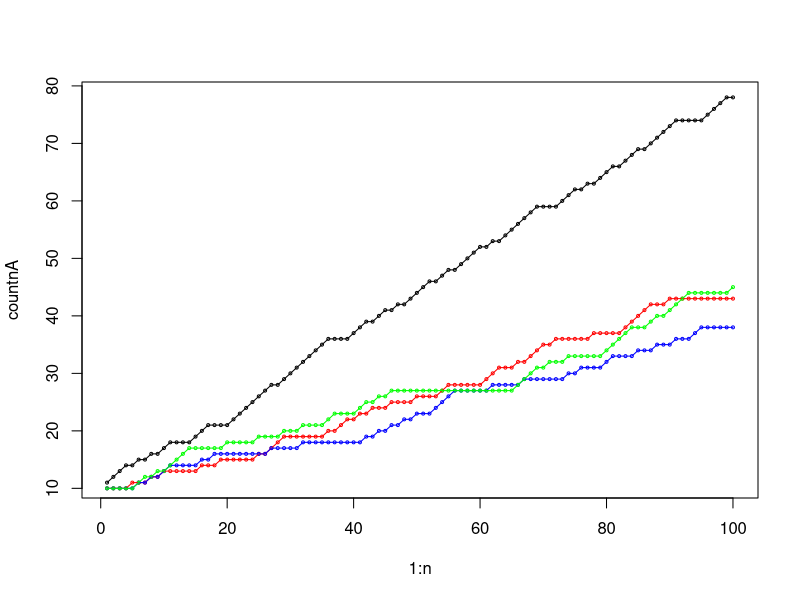

This chart was generated by the following R code:
#Instead of a binary clinical trial we are now looking at multi-arm trials
nA <- 10
nB <- 10
nC <- 10
nD <- 10

#Count
countnA <- c()
countnB <- c()
countnC <- c()
countnD <- c()


#We need probabilities for the treatments being successful depending on what group they're from
success_A <- 0.9
success_B <- 0.4
success_C <- 0.5
success_D <- 0.7

#So from the urn we pull a ball:
n <- 100
beta <- 0
alpha <- 1
characters <- c(rep('A', nA), rep('B', nB))
random_characters <- sample(characters)
random_ball <- sample(random_characters, size = 1)
#Or this does the same thing
ball <- sample(c("A", "B", "C", "D"), 1, prob = c(nA, nB, nC, nD))
for (i in 1:n) {
  ball <- sample(c("A", "B", "C", "D"), 1, prob = c(nA, nB, nC, nD))
  if(ball == 'A'){
    treat <- sample(c(0,1), 1, prob = c(success_A, 1-success_A))
    if(treat == 0){
      nA <- nA + alpha
      nB <- nB + beta
      nC <- nC + beta
      nD <- nD + beta
    }else{
      nA <- nA + beta
      nB <- nB + alpha
      nC <- nC + alpha
      nD <- nD + alpha
    }               
  }else{
    if(ball == 'B'){
      treat <- sample(c(0,1), 1, prob = c(success_B, 1-success_B))
      if(treat == 0){
        nA <- nA + beta
        nB <- nB + alpha
        nC <- nC + beta
        nD <- nD + beta
      }else{
        nA <- nA + alpha
        nB <- nB + beta
        nC <- nC + alpha
        nD <- nD + alpha
      }
    }else{
      if(ball == 'C'){
        treat <- sample(c(0,1), 1, prob = c(success_C, 1-success_C))
        if(treat == 0){
          nA <- nA + beta
          nB <- nB + beta
          nC <- nC + alpha
          nD <- nD + beta
        }else{
          nA <- nA + alpha
          nB <- nB + alpha
          nC <- nC + beta
          nD <- nD + alpha
        }
      }else{
        treat <- sample(c(0,1), 1, prob = c(success_D, 1-success_D))
        if(treat == 0){
          nA <- nA + beta
          nB <- nB + beta
          nC <- nC + beta
          nD <- nD + alpha
        }else{
          nA <- nA + alpha
          nB <- nB + alpha
          nC <- nC + alpha
          nD <- nD + beta
        }
      }}}
  countnA <- c(countnA, nA)
  countnB <- c(countnB, nB)
  countnC <- c(countnC, nC)
  countnD <- c(countnD, nD)
}

countnA
countnB
countnC
countnD
proportion <- c(countnA/(countnA+countnB+countnC+countnD))
proportion
proportion[100]
plot(1:n, countnA, cex=.4)
points(countnB, col = "red", cex=.4)
points(countnC, col = "blue", cex=.4)
points(countnD, col = "green", cex=.4)
lines(countnA)
lines(countnB, col='red')
lines(countnC, col = "blue")
lines(countnD, col='green')

